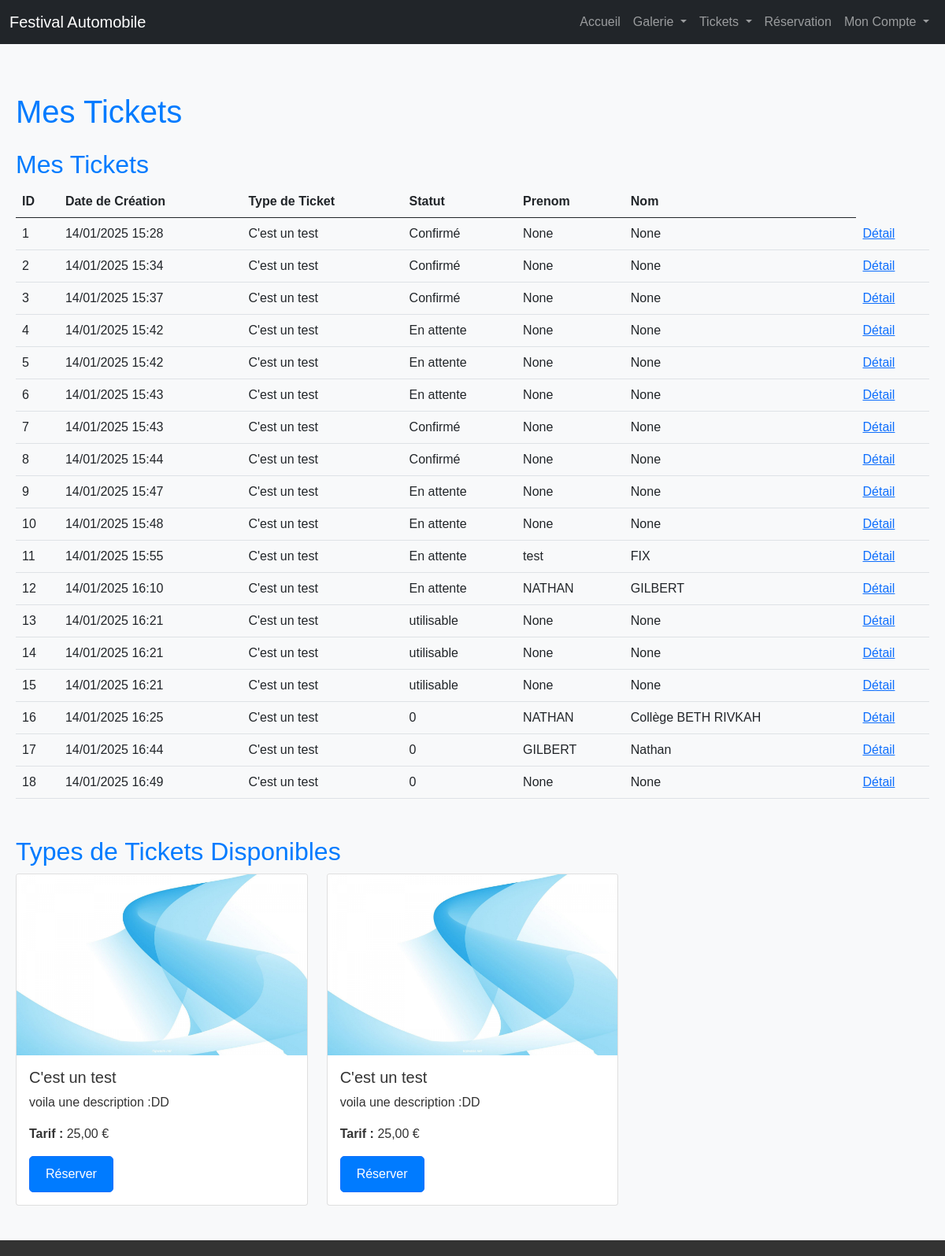
Page /mytickets/ (signed in) on the committed database.
### app/models.py (models this page shows, shortened)
class Ticket(models.Model):
    date_creation = models.DateTimeField(auto_now_add=True)
    status = models.IntegerField(default=0, choices=[(0, 'Non utilisé'), (1, 'Utilisé')])  # 0: Non utilisé, 1: Utilisé
    type_ticket = models.ForeignKey('TypeTicket', on_delete=models.CASCADE)
    user = models.ForeignKey(User, on_delete=models.CASCADE)  # Liaison avec Applicompte
    name = models.CharField(max_length=255, blank=True, null=True)
    prenom = models.CharField(max_length=255, blank=True, null=True)
    qr_code = models.CharField(max_length=255, blank=True, null=True)  # Stocke le lien du QR Code

class TypeTicket(models.Model):
    nom_type = models.CharField(max_length=255)
    tarif = models.DecimalField(max_digits=10, decimal_places=2)
    description = models.TextField()
    image = models.ImageField(upload_to='images/', blank=True, null=True)

### app/views.py (the view)
# urls.py: path('mytickets/', views.mytickets, name='mytickets'),
def mytickets(request):
    types = TypeTicket.objects.all()
    tickets = Ticket.objects.filter(user=request.user)
    return render(request, 'app/myticket.html', {'types': types, 'tickets': tickets})

### app/templates/app/myticket.html
{% extends "app/base.html" %} {% block title %} Rerservation {% endblock %}
{% block main %}
{%load static%}
{% block extra_css %}
<link rel="stylesheet" href="{% static 'css/general.css' %}">
<link rel="stylesheet" href="{% static 'css/reservation.css' %}">
{% endblock %}
    <div class="container mt-5">
        <h1>Mes Tickets</h1>
        <h2 class="mt-4">Mes Tickets</h2>
        <table class="table">
            <thead>
                <tr>
                    <th>ID</th>
                    <th>Date de Création</th>
                    <th>Type de Ticket</th>
                    <th>Statut</th>
                    <th>Prenom</th>
                    <th>Nom</th>
                </tr>
            </thead>
            <tbody>
                {% for ticket in tickets %}
                <tr>
                    <td>{{ ticket.id }}</td>
                    <td>{{ ticket.date_creation|date:"d/m/Y H:i" }}</td>
                    <td>{{ ticket.type_ticket.nom_type }}</td>
                    <td>{{ ticket.status }}</td>
                    <td>{{ ticket.prenom }}</td>
                    <td>{{ ticket.name }}</td>
                    <td> <a href="{% url 'app:ticket_detail' ticket_id=ticket.id %}">Détail</a></td>
                </tr>
                {% empty %}
                <tr>
                    <td colspan="4">Aucun ticket trouvé.</td>
                </tr>
                {% endfor %}
            </tbody>
        </table>
        <h2 class="mt-5">Types de Tickets Disponibles</h2>
        <div class="row">
            {% for type in types %}
            <div class="col-md-4 mb-4">
                <div class="card">
                    {% if type.image %}
                    <img src="{{ type.image.url }}" class="card-img-top" alt="{{ type.nom_type }}">
                    {% endif %}
                    <div class="card-body">
                        <h5 class="card-title">{{ type.nom_type }}</h5>
                        <p class="card-text">{{ type.description }}</p>
                        <p class="card-text"><strong>Tarif :</strong> {{ type.tarif }} €</p>
                        <a href="{% url 'app:create_payment' type.id %}" class="btn btn-primary">Réserver</a>
                    </div>
                </div>
            </div>
            {% empty %}
            <div class="col-12">
                <p>Aucun type de ticket disponible.</p>
            </div>
            {% endfor %}
        </div>
    </div>
{% endblock %}

### app/static/css/general.css (style rules this page uses)
body { font-family: Arial, sans-serif; margin: 0; padding: 0; background-color: #f8f9fa; color: #333; padding-top: 50px; }
.container { max-width: 1200px; margin: 0 auto; padding: 20px; }
h1, h2 { color: #007bff; }
.btn { display: inline-block; padding: 10px 20px; background-color: #007bff; color: #fff; text-decoration: none; border-radius: 5px; transition: background-color 0.3s; }

### app/static/css/base.css (style rules this page uses)
body { padding-top: 56px; }

### rows in the picture
Ticket: id "1", date_creation "14/01/2025 15:28", type_ticket.nom_type "C'est un test", status "Confirmé", prenom "None", name "None"
Ticket: id "2", date_creation "14/01/2025 15:34", type_ticket.nom_type "C'est un test", status "Confirmé", prenom "None", name "None"
Ticket: id "3", date_creation "14/01/2025 15:37", type_ticket.nom_type "C'est un test", status "Confirmé", prenom "None", name "None"
Ticket: id "4", date_creation "14/01/2025 15:42", type_ticket.nom_type "C'est un test", status "En attente", prenom "None", name "None"
Ticket: id "5", date_creation "14/01/2025 15:42", type_ticket.nom_type "C'est un test", status "En attente", prenom "None", name "None"
Ticket: id "6", date_creation "14/01/2025 15:43", type_ticket.nom_type "C'est un test", status "En attente", prenom "None", name "None"
Ticket: id "7", date_creation "14/01/2025 15:43", type_ticket.nom_type "C'est un test", status "Confirmé", prenom "None", name "None"
Ticket: id "8", date_creation "14/01/2025 15:44", type_ticket.nom_type "C'est un test", status "Confirmé", prenom "None", name "None"
Ticket: id "9", date_creation "14/01/2025 15:47", type_ticket.nom_type "C'est un test", status "En attente", prenom "None", name "None"
Ticket: id "10", date_creation "14/01/2025 15:48", type_ticket.nom_type "C'est un test", status "En attente", prenom "None", name "None"
Ticket: id "11", date_creation "14/01/2025 15:55", type_ticket.nom_type "C'est un test", status "En attente", prenom "test", name "FIX"
Ticket: id "12", date_creation "14/01/2025 16:10", type_ticket.nom_type "C'est un test", status "En attente", prenom "NATHAN", name "GILBERT"
Ticket: id "13", date_creation "14/01/2025 16:21", type_ticket.nom_type "C'est un test", status "utilisable", prenom "None", name "None"
Ticket: id "14", date_creation "14/01/2025 16:21", type_ticket.nom_type "C'est un test", status "utilisable", prenom "None", name "None"
Ticket: id "15", date_creation "14/01/2025 16:21", type_ticket.nom_type "C'est un test", status "utilisable", prenom "None", name "None"
Ticket: id "16", date_creation "14/01/2025 16:25", type_ticket.nom_type "C'est un test", status "0", prenom "NATHAN", name "Collège BETH RIVKAH"
Ticket: id "17", date_creation "14/01/2025 16:44", type_ticket.nom_type "C'est un test", status "0", prenom "GILBERT", name "Nathan"
Ticket: id "18", date_creation "14/01/2025 16:49", type_ticket.nom_type "C'est un test", status "0", prenom "None", name "None"
TypeTicket: image (picture), nom_type "C'est un test", description "voila une description :DD", tarif "25,00"
TypeTicket: image (picture), nom_type "C'est un test", description "voila une description :DD", tarif "25,00"
